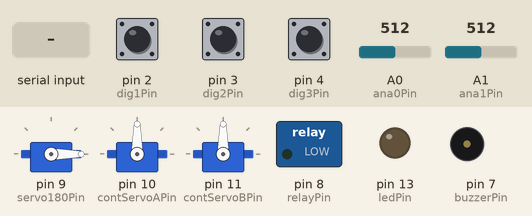
The sketch below on a simulated Arduino Uno, built with avr-gcc and run on an emulated ATmega328P. Parts: 3 × servo, switched loads named in the sketch (green lamp = pin HIGH), output pins drawn as LEDs (lit = HIGH), buzzer (waves = sounding, pin HIGH). The test bench sets the inputs (shaded band); at power-on: pin 2 (dig1Pin) HIGH, pin 3 (dig2Pin) HIGH, pin 4 (dig3Pin) HIGH, A0 (ana0Pin) = 512, A1 (ana1Pin) = 512. What the sketch prints to the serial monitor is not drawn.

Above: at 1.2 s.
1.3 s: "M" received over Serial
At 2.4 s:
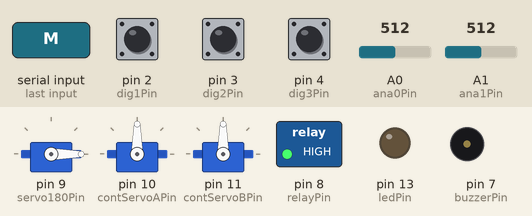
2.8 s: "L" received over Serial
At 3.1 s:
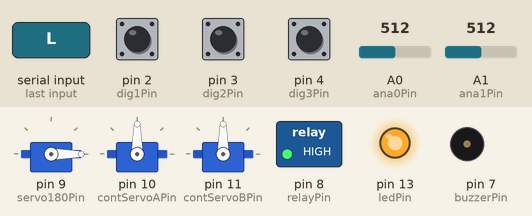
4.3 s: "m" received over Serial
At 5.1 s:
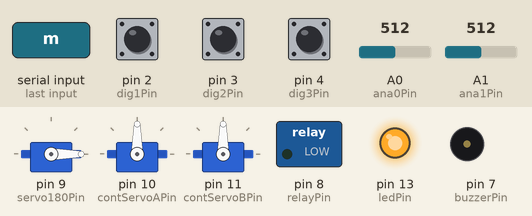
5.8 s: "O" received over Serial
At 7.0 s:
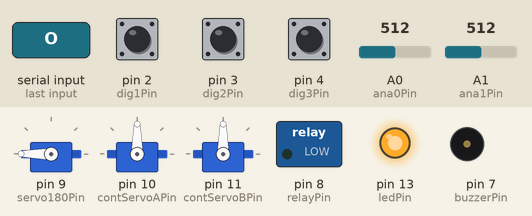
7.3 s: "l" received over Serial
At 8.0 s:
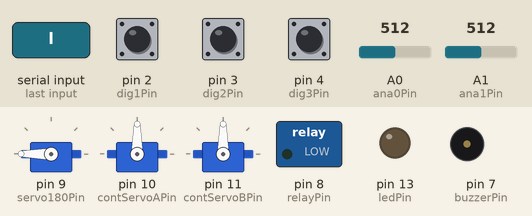
8.8 s: "F" received over Serial
At 10.0 s:
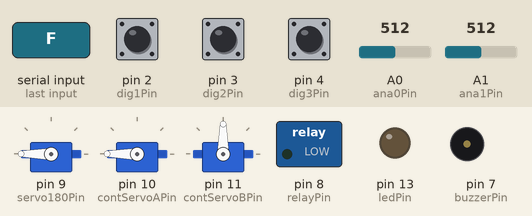
Timing chart, 0 to 11.3 s (numbered marks = the images above; inputs shaded):
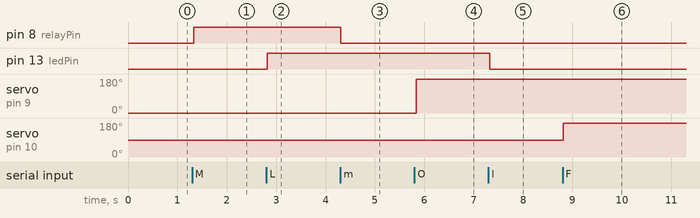

Measured:
- after the input at 1.3 s, pin 8 (relayPin): LOW → HIGH at once
- after the input at 2.8 s, pin 13 (ledPin): LOW → HIGH at once
- after the input at 4.3 s, pin 8 (relayPin): HIGH → LOW at once
- after the input at 5.8 s, servo on pin 9 (servo180Pin): 0° → 180° at once
- after the input at 7.3 s, pin 13 (ledPin): HIGH → LOW at once
- after the input at 8.8 s, servo on pin 10 (contServoAPin): 90° → 180° at once

The sketch:

TemplateArduinoUnityConnector.ino
```cpp
#include <Servo.h>

// --- OUTPUT PINNEN (Vanuit Unity) ---
const int buzzerPin = 7;
const int relayPin = 8;
const int servo180Pin = 9;
const int contServoAPin = 10;
const int contServoBPin = 11;
const int ledPin = 13;

// --- INPUT PINNEN (Naar Unity) ---
const int dig1Pin = 2;
const int dig2Pin = 3;
const int dig3Pin = 4;
const int ana0Pin = A0;
const int ana1Pin = A1;

Servo servo180;
Servo contServoA;
Servo contServoB;

int lastDig1 = HIGH, lastDig2 = HIGH, lastDig3 = HIGH;
int lastAna0 = -1, lastAna1 = -1;

void setup() {
  Serial.begin(9600);

  pinMode(buzzerPin, OUTPUT);
  pinMode(relayPin, OUTPUT);
  pinMode(ledPin, OUTPUT);

  // Activeer interne weerstanden voor de 3 digitale pinnen
  pinMode(dig1Pin, INPUT_PULLUP);
  pinMode(dig2Pin, INPUT_PULLUP);
  pinMode(dig3Pin, INPUT_PULLUP);

  servo180.attach(servo180Pin);
  contServoA.attach(contServoAPin);
  contServoB.attach(contServoBPin);

  digitalWrite(relayPin, LOW);
  digitalWrite(buzzerPin, LOW);
  digitalWrite(ledPin, LOW);
  servo180.write(0);
  contServoA.write(90);
  contServoB.write(90);
}

void loop() {
  // --- ONTVANGEN VAN UNITY ---
  if (Serial.available() > 0) {
    char command = Serial.read();

    if (command == 'M') digitalWrite(relayPin, HIGH);
    if (command == 'm') digitalWrite(relayPin, LOW);
    if (command == 'L') digitalWrite(ledPin, HIGH);
    if (command == 'l') digitalWrite(ledPin, LOW);
    if (command == 'O') servo180.write(180);
    if (command == 'D') servo180.write(0);
    if (command == 'F') contServoA.write(180);
    if (command == 'R') contServoA.write(0);
    if (command == 'S') contServoA.write(90);
    if (command == 'B') digitalWrite(buzzerPin, HIGH);
    if (command == 'b') digitalWrite(buzzerPin, LOW);
  }

  // --- VERSTUREN NAAR UNITY ---
  int curDig1 = digitalRead(dig1Pin);
  if (curDig1 != lastDig1) { Serial.print("DIG1:"); Serial.println(curDig1 == LOW ? "1" : "0"); lastDig1 = curDig1; }

  int curDig2 = digitalRead(dig2Pin);
  if (curDig2 != lastDig2) { Serial.print("DIG2:"); Serial.println(curDig2 == LOW ? "1" : "0"); lastDig2 = curDig2; }

  int curDig3 = digitalRead(dig3Pin);
  if (curDig3 != lastDig3) { Serial.print("DIG3:"); Serial.println(curDig3 == LOW ? "1" : "0"); lastDig3 = curDig3; }

  int curAna0 = analogRead(ana0Pin);
  if (abs(curAna0 - lastAna0) > 5) { Serial.print("ANA0:"); Serial.println(curAna0); lastAna0 = curAna0; }

  int curAna1 = analogRead(ana1Pin);
  if (abs(curAna1 - lastAna1) > 10) { Serial.print("ANA1:"); Serial.println(curAna1); lastAna1 = curAna1; }

  delay(40);
}
```
